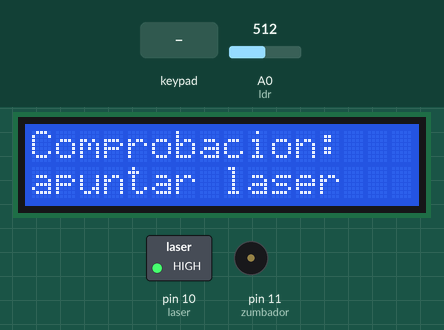
This sketch was run on a simulated Arduino Uno, built with avr-gcc and run on an emulated ATmega328P. Parts: 16×2 character LCD, switched loads named in the sketch (green lamp = pin HIGH), buzzer (waves = sounding, pin HIGH). The test bench sets the inputs (shaded band); at power-on: A0 (ldr) = 512.

Above: at 10.9 s.
11.0 s: A0 (ldr) set to 731
21.3 s: A0 (ldr) set to 768
At 31.4 s:
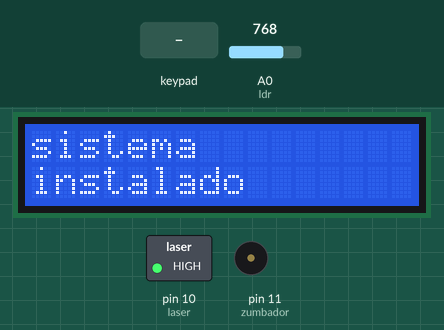
34.1 s: A0 (ldr) set to 740
At 35.0 s:
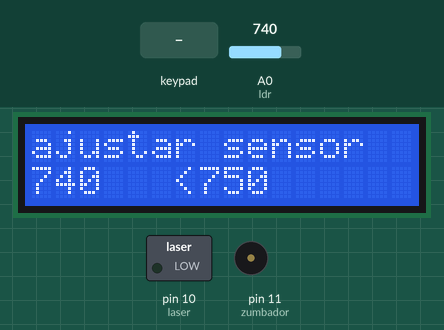
45.2 s: keypad keys 1 2 3 4 # pressed 1.5 s apart
At 45.6 s:
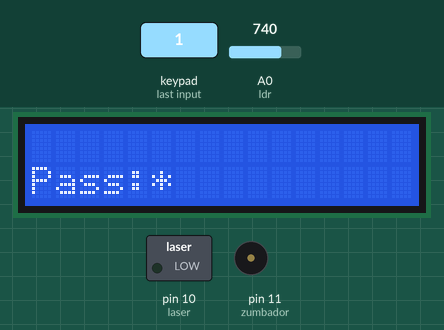
54.2 s: key '#' pressed
At 56.7 s:
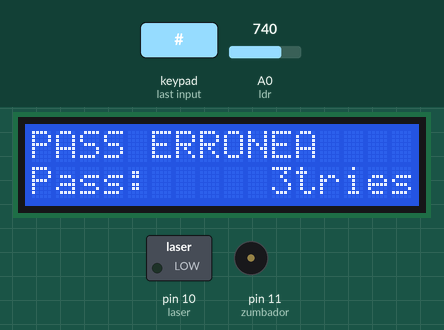
61.7 s: keypad keys 1 2 3 4 pressed 1.5 s apart
At 62.7 s:
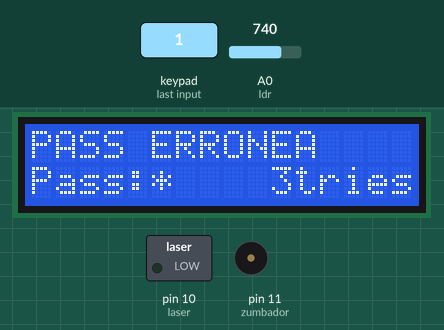
Timing chart, 0 to 64.7 s (numbered marks = the images above; inputs shaded):
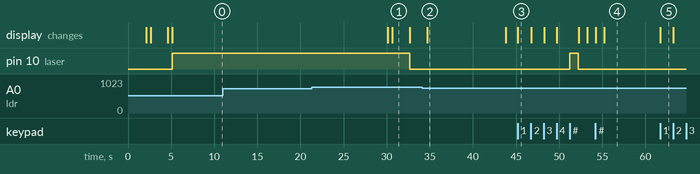

Measured:
- the behaviour switches between 749 and 750 on A0 (ldr) (found by bisection; images 0 and 1)
- after the input at 11.0 s, every drawn part: stays the same
- after the input at 21.3 s, pin 10 (laser): HIGH → LOW after 11.4 s; the display: first changes after 8.8 s (image 1 shows a later state)
- after the input at 34.1 s, the display: changes after 0.61 s (image 2)
- after the input at 45.2 s, pin 10 (laser): LOW → HIGH after 6.0 s, → LOW 1.0 s later; the display: changes at once (image 3)
- after the input at 54.2 s, the display: first changes at once (image 4 shows a later state)
- after the input at 61.7 s, the display: changes at once (image 5)
- what the display in image 1 shows lasts 2.0 s, from 30.7 s to 32.7 s

The sketch:

alarmaLDR.ino
```cpp
//librerías

#include <Password.h> //librería para la contraseña
#include <Keypad.h> //librería para el Keypad
#include <Wire.h> //librería para el módulo I2C
#include <LiquidCrystal_I2C.h> //librería para la pantalla LCD controlada por I2C

//declaración de pines
const byte ldr=0; //define el pin A0 donde se hace la lectura analógica del divisor de ensión de la LDR
const byte laser=10; //define el pin donde irá conectado el relé que activará el laser
const byte zumbador=11; //define el pin donde irá conectado el zumbador

//declaración de variables
byte pospass=5; //una variable utilizada para ir escribiendo la contraseña en la LCD
int medida; //variable donde se almacena la lectura analógica
byte estadosistema=0; //variable usada para ver si el sistema está activo (1) o inactivo (0)
byte estadoalarma=0; //variable usada para el estado de la alarma, (1) activo y (0) inactivo
int i=4;
int n=0; //dos variables que usaremos para contadores

//Establecemos contraseña
Password password = Password("1234"); //asignamos la contraseña, en este caso es 1234


//declaración de keypad
const byte rows = 4; //cuatro filas
const byte cols = 3; //tres columnas
char keys[rows][cols] = {  //definimos como va a ser nuestra matriz
  {'1','2','3'},
  {'4','5','6'},
  {'7','8','9'},
  {'#','0','*'}
};
byte rowPins[rows] = {5, 4, 3, 2}; //los pines a los que hay que conectar las filas
byte colPins[cols] = {6, 7, 8}; //los pines a los que hay que conectar las columnas
Keypad keypad = Keypad( makeKeymap(keys), rowPins, colPins, rows, cols ); //se declara el Keypad

//declaración de I2C para LCD
LiquidCrystal_I2C lcd(0x3F,16,2);


void setup() {
   // Iniciar LCD
  lcd.init();

  //Encender la luz de fondo
  lcd.backlight();

  pinMode(laser, OUTPUT); //se define como pin de salida
  pinMode(zumbador, OUTPUT); //se define como pin de salida

  keypad.addEventListener(keypadEvent); //hace que se ejecute un evento si se usa el keypad

  // Escribimos el Mensaje en el LCD.
  lcd.setCursor(0, 0);
  lcd.print("Ric Shepstone");
  lcd.setCursor(0, 1);
  lcd.print("Aramburu");
  delay(2000); //se escribe el mensaje Ric Shepstone Aramburu en la LCD y aparece durante 2 segundos
  lcd.clear(); //se borra el mensaje
  delay(500);

  lcd.setCursor(0, 0);
  lcd.print("Proyecto PI:");
  lcd.setCursor(0, 1);
  lcd.print("Alarma LDR");
  delay(2000); //se escribe el mensaje Proyecto PI: Alarma LDR en la LCD y aparece durante 2 segundos
  lcd.clear();//se borra el mensaje
  delay(500);

  lcd.setCursor(0, 0);
  lcd.print("Comprobacion:");
  lcd.setCursor(0, 1);
  lcd.print("apuntar laser");
  digitalWrite(laser, HIGH);
  do{
    medida=analogRead(ldr);
    delay(5000);
  }while(medida < 750);
  lcd.clear();
  delay(500);
  lcd.setCursor(0, 0);
  lcd.print("sistema");
  lcd.setCursor(0, 1);
  lcd.print("instalado");
  //esta parte sirve para instalar el laser en su posición fija y que apunte a la LDR durante un tiempo (como máximo 5 segundos),
  //si todo está correcto, sale el mensaje de sistema instalado

  delay(2000);
  lcd.clear();
  digitalWrite(laser, LOW);
  n=0;
  lcd.print("ajustar sensor ");
  while(n <= 10){
    n++;
    medida=analogRead(ldr);
    lcd.setCursor(0, 1);
    lcd.print(medida);
    lcd.print("   <750");
    delay(1000);
  }
  lcd.clear();
  //ajustamos la sensibilidad de la medida con el potenciómetro, durante este bucle while se irá mostrando la medida que toma arduino de la ldr sin tener el láser encendido,
  //así poder ajustar la medida para que sea menor que 750, que es nuestro umbral para que se dispare la alarma

  menu(); //lleva al programa al menu principal
}

void loop() {
  keypad.getKey(); //hace lectura del keypad
  medida=analogRead(ldr); //hace lectura de la lDR
  delay(50);

  if (medida<750 && estadosistema==1){
    alarma();
  }
 //dispara la alarma con la función alarma siempre y cuando la medida sea menor a 750 y el sistema esté activo

}

void keypadEvent(KeypadEvent eKey){
  switch (keypad.getState()){ //definimos en que casos se llama a la función, en este caso cuando pulsamos
  case PRESSED:
  if(pospass-5>=5){
    password.reset();
    lcd.clear();
    menu();
    pospass=5;
  }
  //esta condición hace que si excedemos los 5 caracteres se vuelva a la posición inicial

  lcd.setCursor((pospass++),1); //nos permite ir incrementando la posición en la que escribimos la contraseña en la lcd de uno en uno

  //en el siguiente switch definimos que pasa al pulsar las distintas teclas
    switch (eKey){
      case '#':
      pospass=5;
      validarpass();
      break;
      //en caso de pulsar "#" se llama a la función validarpass

      case '*':
      password.reset(); //resetea la contraseña adivinada
      lcd.setCursor(5, 1);
      lcd.print("     ");
      pospass=5;
      break;
      //en caso de pulsar "*" se borra la contraseña que se estuviese escribiendo en caso de haber cometido algun fallo

      default:
      password.append(eKey);
      lcd.print("*");
      //este caso se refiere a cualquier otra tecla, en este caso los números. Al pulsarlos añadimos ese número a la contraseña adivinada (password.append)
      //y en la pantalla lcd aparece un asterisco

    }
  }
}

void alarma(){
  password.reset();
  estadoalarma = 1;
  tone (zumbador, 440); //función que se ejecuta cuando se dispara la alarma, hace que el zumbador emita ruido y asigna un 1 al estado de alarma
}

void validarpass(){ //función para validar la contraseña adivinada con la contraseña correcta
  if (password.evaluate()){ // si password.evaluate() es cierta, o sea nuestra contraseña adivinada corresponde con la contraseña la función es cierta
    if (estadosistema==0 && estadoalarma==0){ //en caso de que el sistema este desactivado y la alarma no esté sonando, se llama a la función activar, que activa el sistema
      activar();
    }
    else{
      desactivar(); //en caso contrario, desactivar el sistema llamando a la función desactivar
    }
  }
  else{
    pass_error(); //en caso de que la contraseña no sea correcta, ejecutar la función pass_error
  }
}

void pass_error(){ //función pass_error, incluye un contador que va decreciendo cada vez que se llama a la función, después de 3 intentos, la alarma se disparará
  i--;
  if(i==0){
    alarma();
  }

  password.reset(); //resetea la contraseña adivinada
  lcd.clear();
  lcd.setCursor(0, 0);
  lcd.print("PASS ERRONEA"); //escribe pass erronea en la LCD
  lcd.setCursor(10, 1);
  lcd.print(i);
  lcd.print("tries"); //indaca el número de intentos antes de que se dispare la alarma
  delay(1000);

  menu(); //vuelve al menu
}
void activar(){ //función que activa el sistema
  password.reset(); //resetea la contraseña adivinada
  digitalWrite (laser,HIGH); //activa el láser
  delay(1000);
  if (analogRead(ldr) > 750){ //esta condición hace que sólo se pueda pasar a estado activo si el láser ilumina la ldr
    estadosistema = 1; //asigna el valor 1 a estadosistema
    lcd.clear();
    lcd.setCursor(0, 0);
    lcd.print("SISTEMA ACTIVO"); //escribe sistema activo en la lcd
    password.reset(); //resetea la contraseña adivinada
    delay(1000);

    menu();//vuelve al menu
  }
  else{
    desactivar(); //en caso de que el láser no apunte a la ldr, no se activa el sistema
  }
}
void desactivar(){ //con esta función se define el estado desactivado
  digitalWrite (laser,LOW); //desactiva el láser
  i=4; //resetea nuestro contador de intentos de contraseña
  estadoalarma = 0; //asigna el valor 0 a nuestra variable estado alarma
  lcd.clear();
  lcd.setCursor(0, 0);
  lcd.print("SISTEMA INACTIVO");//escribe sistema inactivo en la lcd
  noTone(zumbador); //apaga el zumbador en caso de que la alarma este disparada
  estadosistema=0; //asigna el valor 0 a nuestra variable estadosistema
  password.reset(); //resetea la contraseña adivinada
  delay(1000);

  menu();//vuelve al menu principal

}
void menu(){ //define el menu principal
  lcd.setCursor(0, 1);
  lcd.print("Pass:"); //en nuestro menu principal aparece en la parte de abajo "Pass:", ya que son las funciones activar o desactivar que escriben arriba si el sistema está activo o inactivo
}
```
